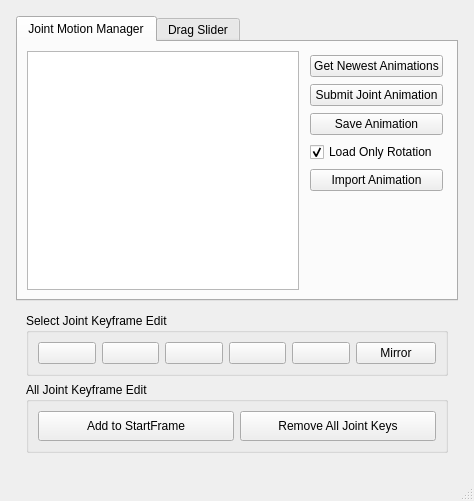
<?xml version="1.0" encoding="UTF-8"?>
<ui version="4.0">
 <class>MainWindow</class>
 <widget class="QMainWindow" name="MainWindow">
  <property name="geometry">
   <rect>
    <x>0</x>
    <y>0</y>
    <width>474</width>
    <height>501</height>
   </rect>
  </property>
  <property name="windowTitle">
   <string>MainWindow</string>
  </property>
  <widget class="QWidget" name="centralwidget">
   <layout class="QVBoxLayout" name="verticalLayout_4">
    <item>
     <layout class="QHBoxLayout" name="horizontalLayout_4">
      <property name="spacing">
       <number>7</number>
      </property>
      <property name="leftMargin">
       <number>2</number>
      </property>
      <property name="topMargin">
       <number>2</number>
      </property>
      <property name="rightMargin">
       <number>2</number>
      </property>
      <property name="bottomMargin">
       <number>2</number>
      </property>
      <item>
       <layout class="QVBoxLayout" name="verticalLayout_5">
        <property name="spacing">
         <number>2</number>
        </property>
        <property name="leftMargin">
         <number>5</number>
        </property>
        <property name="topMargin">
         <number>5</number>
        </property>
        <property name="rightMargin">
         <number>5</number>
        </property>
        <property name="bottomMargin">
         <number>5</number>
        </property>
        <item>
         <widget class="QTabWidget" name="mainTabWidget">
          <property name="minimumSize">
           <size>
            <width>0</width>
            <height>0</height>
           </size>
          </property>
          <property name="currentIndex">
           <number>0</number>
          </property>
          <widget class="QWidget" name="widget">
           <attribute name="title">
            <string>Joint Motion Manager</string>
           </attribute>
           <layout class="QVBoxLayout" name="verticalLayout">
            <property name="spacing">
             <number>7</number>
            </property>
            <property name="leftMargin">
             <number>5</number>
            </property>
            <property name="topMargin">
             <number>5</number>
            </property>
            <property name="rightMargin">
             <number>5</number>
            </property>
            <property name="bottomMargin">
             <number>5</number>
            </property>
            <item>
             <layout class="QHBoxLayout" name="horizontalLayout_9">
              <property name="leftMargin">
               <number>4</number>
              </property>
              <property name="topMargin">
               <number>4</number>
              </property>
              <property name="rightMargin">
               <number>4</number>
              </property>
              <property name="bottomMargin">
               <number>4</number>
              </property>
              <item>
               <widget class="QTableView" name="fileListTableView"/>
              </item>
              <item>
               <layout class="QVBoxLayout" name="verticalLayout_7">
                <property name="leftMargin">
                 <number>4</number>
                </property>
                <property name="topMargin">
                 <number>4</number>
                </property>
                <property name="rightMargin">
                 <number>4</number>
                </property>
                <property name="bottomMargin">
                 <number>4</number>
                </property>
                <item>
                 <widget class="QPushButton" name="getNewestPushButton">
                  <property name="toolTip">
                   <string>Get Newest</string>
                  </property>
                  <property name="text">
                   <string>Get Newest Animations</string>
                  </property>
                 </widget>
                </item>
                <item>
                 <widget class="QPushButton" name="submitPushButton">
                  <property name="toolTip">
                   <string>Submit</string>
                  </property>
                  <property name="text">
                   <string>Submit Joint Animation</string>
                  </property>
                 </widget>
                </item>
                <item>
                 <widget class="QPushButton" name="saveButton">
                  <property name="minimumSize">
                   <size>
                    <width>0</width>
                    <height>0</height>
                   </size>
                  </property>
                  <property name="toolTip">
                   <string>Save Animation</string>
                  </property>
                  <property name="text">
                   <string>Save Animation</string>
                  </property>
                 </widget>
                </item>
                <item>
                 <widget class="QCheckBox" name="onlyRotateCheckBox">
                  <property name="text">
                   <string>Load Only Rotation</string>
                  </property>
                  <property name="checked">
                   <bool>true</bool>
                  </property>
                 </widget>
                </item>
                <item>
                 <widget class="QPushButton" name="importButton">
                  <property name="toolTip">
                   <string>Import Motion</string>
                  </property>
                  <property name="text">
                   <string>Import Animation</string>
                  </property>
                 </widget>
                </item>
                <item>
                 <spacer name="verticalSpacer">
                  <property name="orientation">
                   <enum>Qt::Vertical</enum>
                  </property>
                  <property name="sizeHint" stdset="0">
                   <size>
                    <width>20</width>
                    <height>40</height>
                   </size>
                  </property>
                 </spacer>
                </item>
               </layout>
              </item>
             </layout>
            </item>
           </layout>
          </widget>
          <widget class="QWidget" name="tab">
           <attribute name="title">
            <string>Drag Slider</string>
           </attribute>
           <layout class="QVBoxLayout" name="verticalLayout_3">
            <property name="spacing">
             <number>4</number>
            </property>
            <property name="leftMargin">
             <number>3</number>
            </property>
            <property name="topMargin">
             <number>3</number>
            </property>
            <property name="rightMargin">
             <number>3</number>
            </property>
            <property name="bottomMargin">
             <number>3</number>
            </property>
            <item>
             <layout class="QHBoxLayout" name="horizontalLayout_8">
              <item>
               <widget class="QPushButton" name="createDragSliderPushButton">
                <property name="toolTip">
                 <string>Create Slider from Selection</string>
                </property>
                <property name="text">
                 <string>Create Slider from Selection</string>
                </property>
               </widget>
              </item>
              <item>
               <widget class="QPushButton" name="clearAllDragSliderPudhButton">
                <property name="toolTip">
                 <string>Clear All</string>
                </property>
                <property name="text">
                 <string>Clear All</string>
                </property>
               </widget>
              </item>
             </layout>
            </item>
            <item>
             <widget class="QScrollArea" name="scrollArea">
              <property name="widgetResizable">
               <bool>true</bool>
              </property>
              <widget class="QWidget" name="scrollAreaWidgetContents">
               <property name="geometry">
                <rect>
                 <x>0</x>
                 <y>0</y>
                 <width>98</width>
                 <height>28</height>
                </rect>
               </property>
               <layout class="QVBoxLayout" name="verticalLayout_6">
                <property name="spacing">
                 <number>4</number>
                </property>
                <property name="leftMargin">
                 <number>2</number>
                </property>
                <property name="topMargin">
                 <number>2</number>
                </property>
                <property name="rightMargin">
                 <number>2</number>
                </property>
                <property name="bottomMargin">
                 <number>2</number>
                </property>
                <item>
                 <layout class="QVBoxLayout" name="sliderVerticalLayout">
                  <property name="spacing">
                   <number>4</number>
                  </property>
                 </layout>
                </item>
               </layout>
              </widget>
             </widget>
            </item>
           </layout>
          </widget>
         </widget>
        </item>
        <item>
         <widget class="QWidget" name="widget" native="true">
          <property name="sizePolicy">
           <sizepolicy hsizetype="Expanding" vsizetype="Fixed">
            <horstretch>0</horstretch>
            <verstretch>0</verstretch>
           </sizepolicy>
          </property>
          <property name="maximumSize">
           <size>
            <width>16777215</width>
            <height>16777215</height>
           </size>
          </property>
          <layout class="QGridLayout" name="gridLayout_2">
           <property name="leftMargin">
            <number>2</number>
           </property>
           <property name="topMargin">
            <number>2</number>
           </property>
           <property name="rightMargin">
            <number>2</number>
           </property>
           <property name="bottomMargin">
            <number>2</number>
           </property>
           <property name="spacing">
            <number>3</number>
           </property>
           <item row="0" column="0">
            <widget class="QWidget" name="widget_2" native="true">
             <property name="sizePolicy">
              <sizepolicy hsizetype="Preferred" vsizetype="Fixed">
               <horstretch>0</horstretch>
               <verstretch>0</verstretch>
              </sizepolicy>
             </property>
             <layout class="QVBoxLayout" name="verticalLayout_2">
              <property name="leftMargin">
               <number>8</number>
              </property>
              <property name="topMargin">
               <number>8</number>
              </property>
              <property name="rightMargin">
               <number>8</number>
              </property>
              <property name="bottomMargin">
               <number>8</number>
              </property>
              <item>
               <widget class="QGroupBox" name="groupBox_2">
                <property name="sizePolicy">
                 <sizepolicy hsizetype="Expanding" vsizetype="Fixed">
                  <horstretch>0</horstretch>
                  <verstretch>0</verstretch>
                 </sizepolicy>
                </property>
                <property name="title">
                 <string>Select Joint Keyframe Edit</string>
                </property>
                <layout class="QHBoxLayout" name="horizontalLayout_2">
                 <item>
                  <widget class="QPushButton" name="gotoZeroframeButton">
                   <property name="toolTip">
                    <string>Go to start of playback range</string>
                   </property>
                   <property name="text">
                    <string/>
                   </property>
                  </widget>
                 </item>
                 <item>
                  <widget class="QPushButton" name="timePrevPushButton">
                   <property name="toolTip">
                    <string>Step back one key</string>
                   </property>
                   <property name="text">
                    <string/>
                   </property>
                  </widget>
                 </item>
                 <item>
                  <widget class="QPushButton" name="timeNextPushButton">
                   <property name="toolTip">
                    <string>Step forward one key</string>
                   </property>
                   <property name="text">
                    <string/>
                   </property>
                  </widget>
                 </item>
                 <item>
                  <widget class="QPushButton" name="setKeyframeAllButton">
                   <property name="toolTip">
                    <string>Set keyframe</string>
                   </property>
                   <property name="text">
                    <string/>
                   </property>
                  </widget>
                 </item>
                 <item>
                  <widget class="QPushButton" name="deleteKeyButton">
                   <property name="toolTip">
                    <string>Remove Keyframe</string>
                   </property>
                   <property name="text">
                    <string/>
                   </property>
                  </widget>
                 </item>
                 <item>
                  <widget class="QPushButton" name="mirrorKeyframeButton">
                   <property name="toolTip">
                    <string>Mirror Copy Keyframe</string>
                   </property>
                   <property name="text">
                    <string>Mirror</string>
                   </property>
                  </widget>
                 </item>
                </layout>
               </widget>
              </item>
              <item>
               <widget class="QGroupBox" name="groupBox">
                <property name="sizePolicy">
                 <sizepolicy hsizetype="Preferred" vsizetype="Fixed">
                  <horstretch>0</horstretch>
                  <verstretch>0</verstretch>
                 </sizepolicy>
                </property>
                <property name="title">
                 <string>All Joint Keyframe Edit</string>
                </property>
                <layout class="QHBoxLayout" name="horizontalLayout">
                 <item>
                  <widget class="QPushButton" name="addAllKeyframeToStartTimePushButton">
                   <property name="minimumSize">
                    <size>
                     <width>0</width>
                     <height>30</height>
                    </size>
                   </property>
                   <property name="text">
                    <string>Add to StartFrame</string>
                   </property>
                  </widget>
                 </item>
                 <item>
                  <widget class="QPushButton" name="removeKeyframeButton">
                   <property name="minimumSize">
                    <size>
                     <width>0</width>
                     <height>30</height>
                    </size>
                   </property>
                   <property name="toolTip">
                    <string>Remove keyframes for all joints</string>
                   </property>
                   <property name="text">
                    <string>Remove All Joint Keys</string>
                   </property>
                  </widget>
                 </item>
                </layout>
               </widget>
              </item>
             </layout>
            </widget>
           </item>
          </layout>
         </widget>
        </item>
       </layout>
      </item>
     </layout>
    </item>
   </layout>
  </widget>
  <widget class="QMenuBar" name="menubar">
   <property name="geometry">
    <rect>
     <x>0</x>
     <y>0</y>
     <width>474</width>
     <height>26</height>
    </rect>
   </property>
  </widget>
  <widget class="QStatusBar" name="statusbar"/>
 </widget>
 <resources/>
 <connections/>
</ui>
